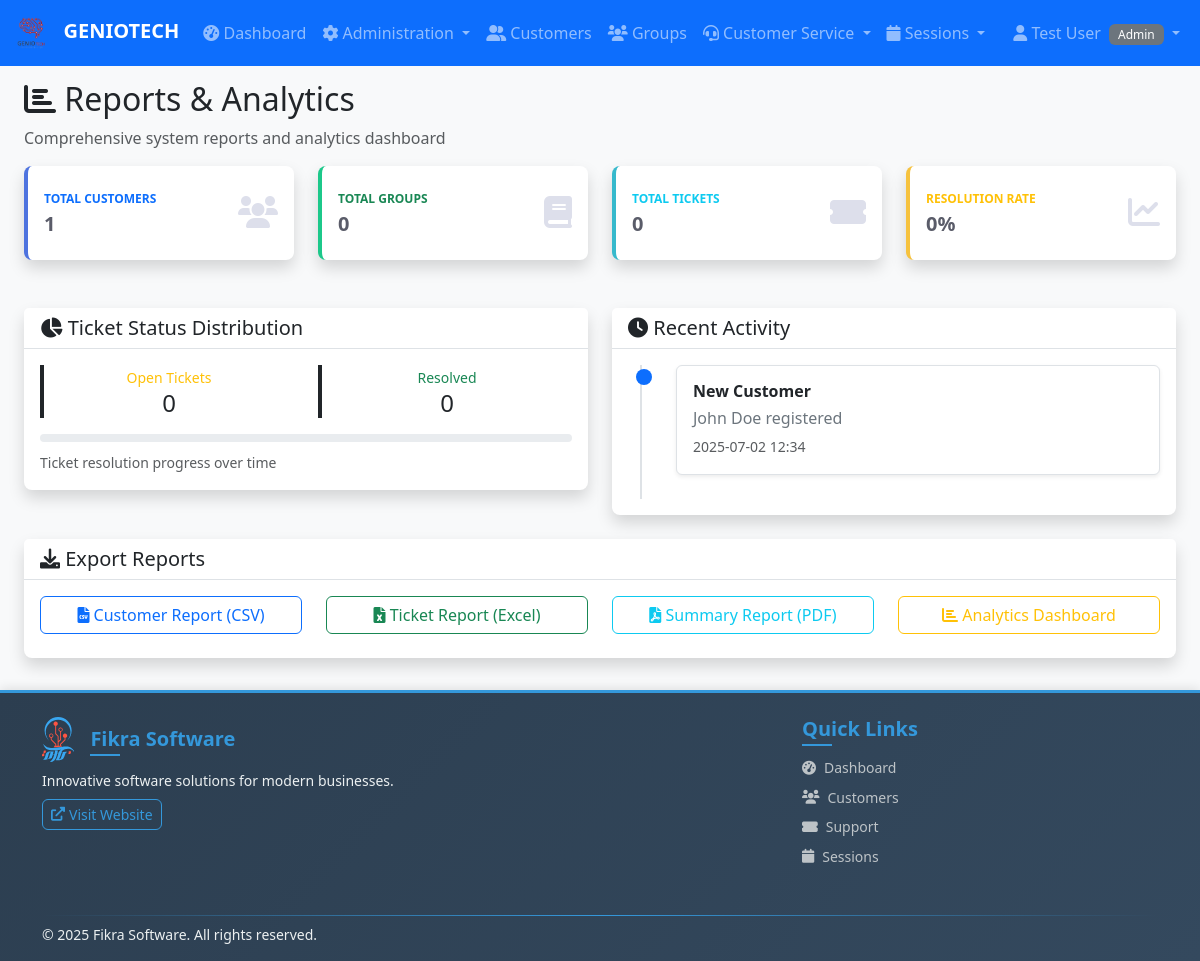
Screenshot of /admin/reports (signed in) with the database file from the repository.
### app.py (models this page shows)
class User(UserMixin, db.Model):
    id = db.Column(db.Integer, primary_key=True)
    username = db.Column(db.String(80), unique=True, nullable=False)
    email = db.Column(db.String(120), unique=True, nullable=False)
    password_hash = db.Column(db.String(120), nullable=False)
    role = db.Column(db.String(20), nullable=False)  # admin, instructor, customer_service
    first_name = db.Column(db.String(50), nullable=False)
    last_name = db.Column(db.String(50), nullable=False)
    created_at = db.Column(db.DateTime, default=datetime.utcnow)
    is_active = db.Column(db.Boolean, default=True)

class Customer(db.Model):
    id = db.Column(db.Integer, primary_key=True)
    first_name = db.Column(db.String(50), nullable=False)
    last_name = db.Column(db.String(50), nullable=False)
    phone = db.Column(db.String(20))
    phone2 = db.Column(db.String(20))  # Second phone number
    age = db.Column(db.Integer)  # Customer age
    status = db.Column(db.String(20), default='active')  # active, inactive, needs_follow_up, no_show
    created_at = db.Column(db.DateTime, default=datetime.utcnow)
    created_by_id = db.Column(db.Integer, db.ForeignKey('user.id'))  # Track who added the customer
    initial_notes = db.Column(db.Text)
    assigned_instructors = db.relationship('User',
                                         secondary=customer_instructor_association,
                                         backref=db.backref('assigned_customers', lazy='dynamic'),
                                         lazy='dynamic')
    created_by = db.relationship('User', foreign_keys=[created_by_id], backref='customers_created')

### app.py (the view)
@app.route('/admin/reports')
@admin_required
def admin_reports():
    total_customers = Customer.query.count()
    total_groups = Group.query.count()
    total_tickets = Ticket.query.count()
    open_tickets = Ticket.query.filter_by(status='open').count()
    resolved_tickets = Ticket.query.filter_by(status='resolved').count()
    recent_customers = Customer.query.order_by(Customer.created_at.desc()).limit(5).all()
    recent_tickets = Ticket.query.order_by(Ticket.created_at.desc()).limit(5).all()
    stats = {
        'total_customers': total_customers,
        'total_groups': total_groups,
        'total_tickets': total_tickets,
        'open_tickets': open_tickets,
        'resolved_tickets': resolved_tickets
    }
    return render_template('admin/reports.html', stats=stats,
                         recent_customers=recent_customers, recent_tickets=recent_tickets)

### templates/admin/reports.html (shortened to what this page needs)
{% extends "base.html" %}
{% block content %}
<div class="container-fluid">
    <div class="row">
        <div class="col-12">
            <h2><i class="fas fa-chart-bar"></i> Reports & Analytics</h2>
            <p class="text-muted">Comprehensive system reports and analytics dashboard</p>
        </div>
    </div>
    <div class="row mb-4">
        <div class="col-xl-3 col-md-6 mb-4">
            <div class="card border-left-primary shadow h-100 py-2">
                <div class="card-body">
                    <div class="row no-gutters align-items-center">
                        <div class="col mr-2">
                            <div class="text-xs font-weight-bold text-primary text-uppercase mb-1">Total Customers</div>
                            <div class="h5 mb-0 font-weight-bold text-gray-800">{{ stats.total_customers }}</div>
                        </div>
                        <div class="col-auto">
                            <i class="fas fa-users fa-2x text-gray-300"></i>
                        </div>
                    </div>
                </div>
            </div>
        </div>
        <div class="col-xl-3 col-md-6 mb-4">
            <div class="card border-left-success shadow h-100 py-2">
                <div class="card-body">
                    <div class="row no-gutters align-items-center">
                        <div class="col mr-2">
                            <div class="text-xs font-weight-bold text-success text-uppercase mb-1">Total Groups</div>
                            <div class="h5 mb-0 font-weight-bold text-gray-800">{{ stats.total_groups }}</div>
                        </div>
                        <div class="col-auto">
                            <i class="fas fa-book fa-2x text-gray-300"></i>
                        </div>
                    </div>
                </div>
            </div>
        </div>
        <div class="col-xl-3 col-md-6 mb-4">
            <div class="card border-left-info shadow h-100 py-2">
                <div class="card-body">
                    <div class="row no-gutters align-items-center">
                        <div class="col mr-2">
                            <div class="text-xs font-weight-bold text-info text-uppercase mb-1">Total Tickets</div>
                            <div class="h5 mb-0 font-weight-bold text-gray-800">{{ stats.total_tickets }}</div>
                        </div>
                        <div class="col-auto">
                            <i class="fas fa-ticket-alt fa-2x text-gray-300"></i>
                        </div>
                    </div>
                </div>
            </div>
        </div>
        <div class="col-xl-3 col-md-6 mb-4">
            <div class="card border-left-warning shadow h-100 py-2">
                <div class="card-body">
                    <div class="row no-gutters align-items-center">
                        <div class="col mr-2">
                            <div class="text-xs font-weight-bold text-warning text-uppercase mb-1">Resolution Rate</div>
                            <div class="h5 mb-0 font-weight-bold text-gray-800">
                                {% if stats.total_tickets > 0 %}
                                {{ "%.1f"|format((stats.resolved_tickets / stats.total_tickets) * 100) }}%
                                {% else %}
                                0%
                                {% endif %}
                            </div>
                        </div>
                        <div class="col-auto">
                            <i class="fas fa-chart-line fa-2x text-gray-300"></i>
                        </div>
                    </div>
                </div>
            </div>
        </div>
    </div>
    <div class="row">
        <div class="col-md-6 mb-4">
            <div class="card shadow">
                <div class="card-header">
                    <h5 class="card-title mb-0"><i class="fas fa-chart-pie"></i> Ticket Status Distribution</h5>
                </div>
                <div class="card-body">
                    <div class="row text-center">
                        <div class="col-6 mb-3">
                            <div class="border-left border-warning px-3">
                                <div class="text-warning">
                                    <small>Open Tickets</small>
                                </div>
                                <div class="h4 mb-0">{{ stats.open_tickets }}</div>
                            </div>
                        </div>
                        <div class="col-6 mb-3">
                            <div class="border-left border-success px-3">
                                <div class="text-success">
                                    <small>Resolved</small>
                                </div>
                                <div class="h4 mb-0">{{ stats.resolved_tickets }}</div>
                            </div>
                        </div>
                    </div>
                    <div class="progress mb-2">
                        {% set total = stats.open_tickets + stats.resolved_tickets %}
                    </div>
                    <small class="text-muted">Ticket resolution progress over time</small>
                </div>
            </div>
        </div>
        <div class="col-md-6 mb-4">
            <div class="card shadow">
                <div class="card-header">
                    <h5 class="card-title mb-0"><i class="fas fa-clock"></i> Recent Activity</h5>
                </div>
                <div class="card-body">
                    <div class="timeline">
                        {% if recent_customers %}
                        {% for customer in recent_customers %}
                        <div class="timeline-item">
                            <div class="timeline-marker bg-primary"></div>
                            <div class="timeline-content">
                                <h6 class="timeline-title">New Customer</h6>
                                <p class="timeline-text">{{ customer.first_name }} {{ customer.last_name }} registered
                                </p>
                                <small class="text-muted">{{ customer.created_at.strftime('%Y-%m-%d %H:%M') }}</small>
                            </div>
                        </div>
                        {% endfor %}
                        {% endif %}
                    </div>
                </div>
            </div>
        </div>
    </div>
    <div class="row">
        <div class="col-12">
            <div class="card shadow">
                <div class="card-header">
                    <h5 class="card-title mb-0"><i class="fas fa-download"></i> Export Reports</h5>
                </div>
                <div class="card-body">
                    <div class="row">
                        <div class="col-md-3 mb-2">
                            <a href="{{ url_for('export_customers_csv') }}" class="btn btn-outline-primary btn-block">
                                <i class="fas fa-file-csv"></i> Customer Report (CSV)
                            </a>
                        </div>
                        <div class="col-md-3 mb-2">
                            <a href="{{ url_for('export_tickets_excel') }}" class="btn btn-outline-success btn-block">
                                <i class="fas fa-file-excel"></i> Ticket Report (Excel)
                            </a>
                        </div>
                        <div class="col-md-3 mb-2">
                            <a href="{{ url_for('export_summary_pdf') }}" class="btn btn-outline-info btn-block">
                                <i class="fas fa-file-pdf"></i> Summary Report (PDF)
                            </a>
                        </div>
                        <div class="col-md-3 mb-2">
                            <a href="{{ url_for('analytics_dashboard') }}" class="btn btn-outline-warning btn-block">
                                <i class="fas fa-chart-bar"></i> Analytics Dashboard
                            </a>
                        </div>
                    </div>
                </div>
            </div>
        </div>
    </div>
</div>
{% endblock %}

### templates/base.html (shortened to what this page needs)
<!DOCTYPE html>
<html lang="en">
<head>
    <link href="https://cdn.jsdelivr.net/npm/bootstrap@5.3.0/dist/css/bootstrap.min.css" rel="stylesheet">
    <link href="https://cdnjs.cloudflare.com/ajax/libs/font-awesome/6.0.0/css/all.min.css" rel="stylesheet">
    <link href="{{ url_for('static', filename='css/style.css') }}" rel="stylesheet">
</head>
<body>
    {% if current_user.is_authenticated %}
    <nav class="navbar navbar-expand-lg navbar-dark bg-primary">
        <div class="container-fluid">
            <a class="navbar-brand" href="{{ url_for('dashboard') }}">
                <img src="{{ url_for('static', filename='images/GENIOTECH.png') }}" alt="GENIO TECH" height="40"
                    class="me-2">
                GENIOTECH
            </a>
            <div class="collapse navbar-collapse" id="navbarNav">
                <ul class="navbar-nav me-auto">
                    <li class="nav-item">
                        <a class="nav-link" href="{{ url_for('dashboard') }}">
                            <i class="fas fa-tachometer-alt"></i> Dashboard
                        </a>
                    </li>
                    {% if current_user.role == 'admin' %}
                    <li class="nav-item dropdown">
                        <a class="nav-link dropdown-toggle" href="#" role="button" data-bs-toggle="dropdown">
                            <i class="fas fa-cog"></i> Administration
                        </a>
                    </li>
                    {% endif %}
                    {% if current_user.role != 'instructor' %}
                    <li class="nav-item">
                        <a class="nav-link" href="{{ url_for('customers') }}">
                            <i class="fas fa-user-friends"></i> Customers
                        </a>
                    </li>
                    {% endif %}
                    <li class="nav-item">
                        <a class="nav-link" href="{{ url_for('groups') }}">
                            <i class="fas fa-users"></i> Groups
                        </a>
                    </li>
                    {% if current_user.role in ['customer_service', 'admin'] %}
                    <li class="nav-item dropdown">
                        <a class="nav-link dropdown-toggle" href="#" role="button" data-bs-toggle="dropdown">
                            <i class="fas fa-headset"></i> Customer Service
                        </a>
                    </li>
                    {% endif %}
                    {% if current_user.role in ['instructor', 'admin'] %}
                    <li class="nav-item dropdown">
                        <a class="nav-link dropdown-toggle" href="#" role="button" data-bs-toggle="dropdown">
                            <i class="fas fa-calendar"></i> Sessions
                        </a>
                    </li>
                    {% endif %}
                </ul>
                <ul class="navbar-nav">
                    <li class="nav-item dropdown">
                        <a class="nav-link dropdown-toggle" href="#" role="button" data-bs-toggle="dropdown">
                            <i class="fas fa-user"></i> {{ current_user.first_name }} {{ current_user.last_name }}
                            <span class="badge bg-secondary ms-1">{{ current_user.role.title() }}</span>
                        </a>
                    </li>
                </ul>
            </div>
        </div>
    </nav>
    {% endif %}
    <main class="{% if current_user.is_authenticated %}container-fluid mt-4{% endif %}">
        {% block content %}{% endblock %}
    </main>
    <footer class="footer">
        <div class="container">
            <div class="row justify-content-between">
                <div class="col-lg-6 col-md-6 mb-3">
                    <div class="d-flex align-items-center mb-2">
                        <h5 class="mb-0">Fikra Software</h5>
                    </div>
                    <p class="mb-2">Innovative software solutions for modern businesses.</p>
                    <a href="https://fikra.solutions/" target="_blank" class="btn btn-outline-primary btn-sm">
                        <i class="fas fa-external-link-alt me-1"></i> Visit Website
                    </a>
                </div>
                <div class="col-lg-4 col-md-6 mb-3">
                    <h5>Quick Links</h5>
                    <ul class="list-unstyled">
                        <li class="mb-2"><a
                                href="{{ url_for('dashboard') if current_user.is_authenticated else url_for('login') }}"><i
                                    class="fas fa-tachometer-alt me-2"></i>Dashboard</a></li>
                        {% if not current_user.is_authenticated or current_user.role != 'instructor' %}
                        <li class="mb-2"><a
                                href="{{ url_for('customers') if current_user.is_authenticated else '#' }}"><i
                                    class="fas fa-users me-2"></i>Customers</a></li>
                        {% endif %}
                        <li class="mb-2"><a href="{{ url_for('tickets') if current_user.is_authenticated else '#' }}"><i
                                    class="fas fa-ticket-alt me-2"></i>Support</a></li>
                        <li class="mb-2"><a
                                href="{{ url_for('sessions') if current_user.is_authenticated else '#' }}"><i
                                    class="fas fa-calendar me-2"></i>Sessions</a></li>
                    </ul>
                </div>
            </div>
            <div class="footer-divider"></div>
            <div class="row align-items-center">
                <div class="col-md-8">
                    <p class="mb-0">© <span id="current-year"></span> Fikra Software. All rights reserved.</p>
                </div>
            </div>
        </div>
    </footer>
</body>
</html>

### rows the page displays
User: first_name "Test", last_name "User", role "Admin"
Customer: first_name "John", last_name "Doe", created_at "2025-07-02 12:34"

### other values shown
{{ stats.total_customers }} "1"
{{ stats.total_groups }} "0"
{{ stats.total_tickets }} "0"
{{ stats.open_tickets }} "0"
{{ stats.resolved_tickets }} "0"
